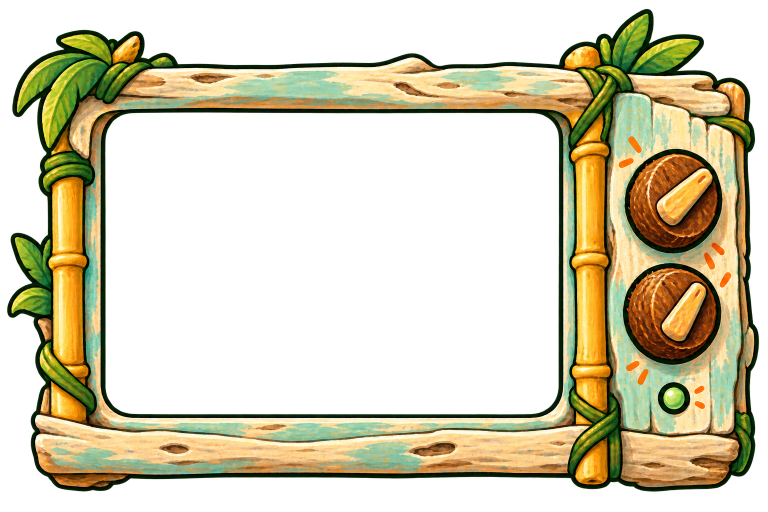
#> input picture src/games/johnny/ui/island-art/cabinet.png, 1536 x 1024 px (shown at 1/2 size)
$ python fgmatch.py ../../../src/games/johnny/ui/island-art/cabinet.png ../../../src/games/johnny/ui/island-art/objects.png
#> lines starting #> are read from the running program, lines starting #| are printed output that depends on the picture; after the words box and inside, x2 and y2 are one past the last pixel; in counts of white or black regions, pixels touching at a corner belong together
"""Best shift of ours' opaque foreground onto an original frame. `ours.png` is a
side-by-side debug image whose foreground panel starts at x=644 (640 + 4 px gap).
usage: fgmatch.py ours.png orig.png [x0 y0 x1 y1 restrict-bbox-in-ours] -- prints top shifts."""
import sys
import numpy as np
from PIL import Image

img = np.asarray(Image.open(sys.argv[1]).convert('RGB')).astype(int)
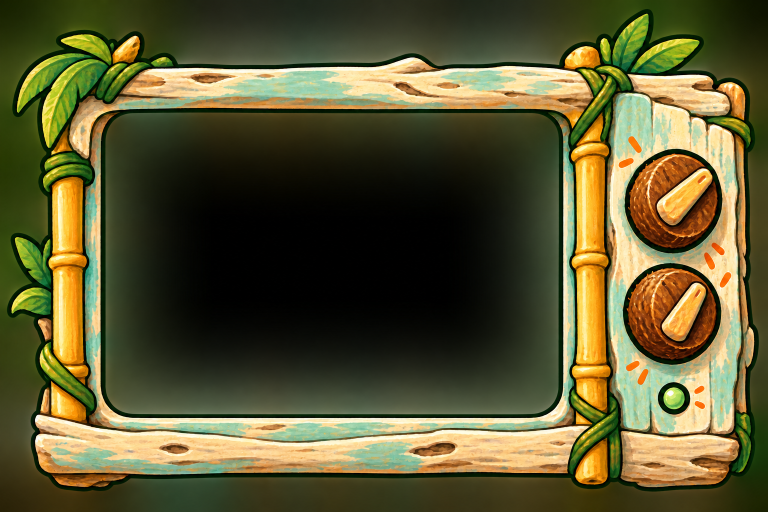
#> img: shape (1024, 1536, 3) int64 (shown at 1/2 size); mean R, G, B 91.6, 87.6, 49.9
fg = img[:, 644:644 + 640]
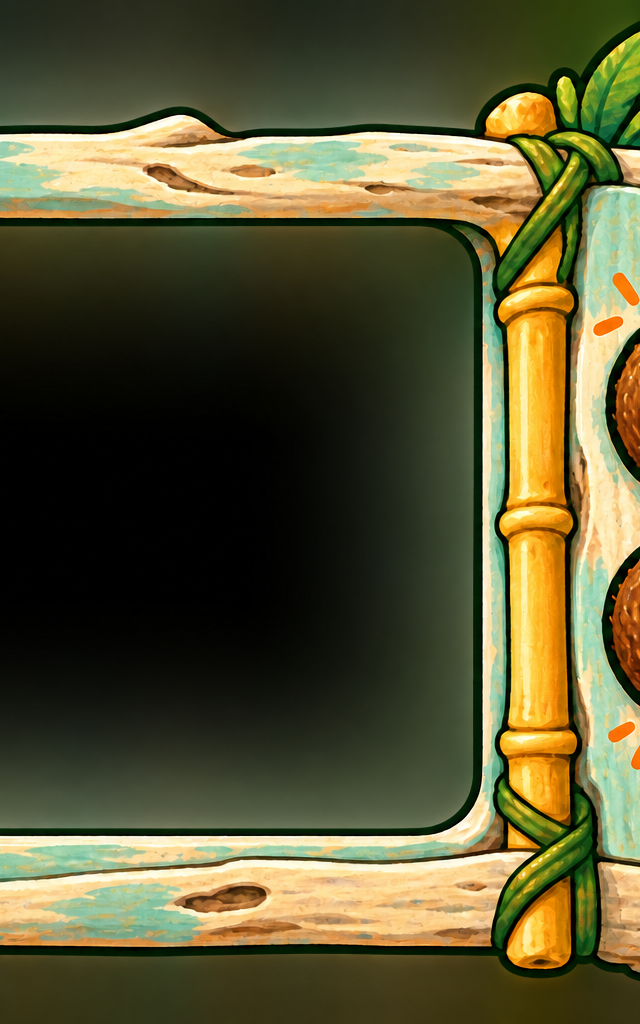
#> fg: shape (1024, 640, 3) int64; mean R, G, B 89.1, 85.3, 51.3
orig = np.asarray(Image.open(sys.argv[2]).convert('RGB')).astype(int)
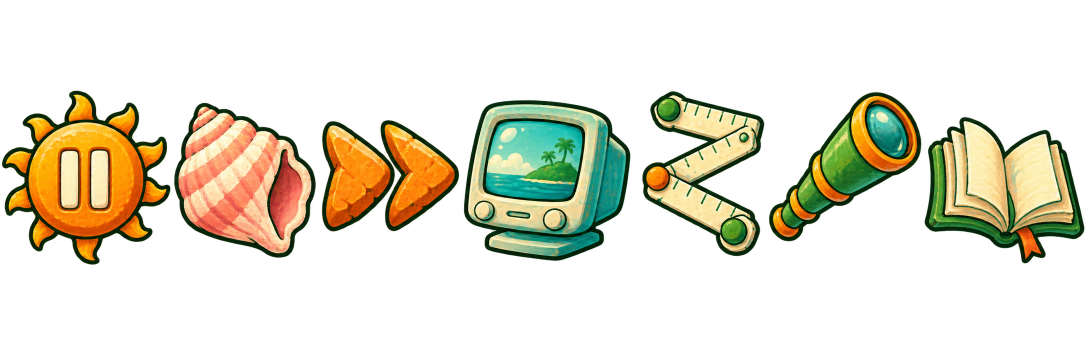
#> input picture src/games/johnny/ui/island-art/objects.png, 2172 x 724 px (shown at 1/2 size)
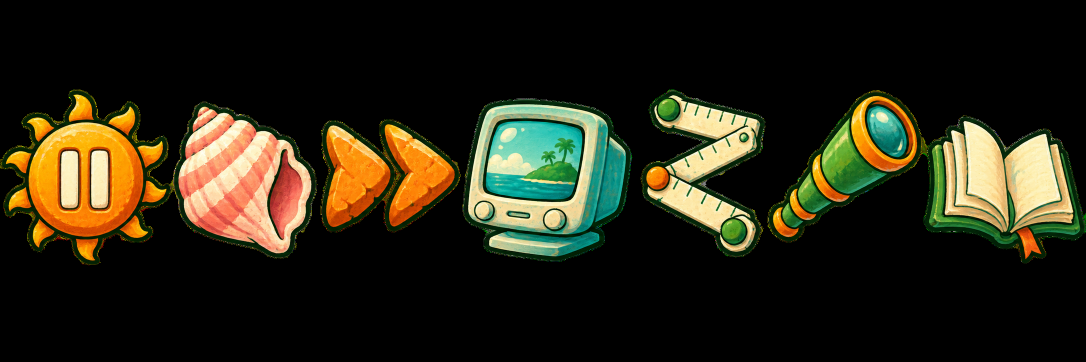
#> orig: shape (724, 2172, 3) int64 (shown at 1/2 size); mean R, G, B 41, 37.7, 21.2
mask = fg.sum(-1) > 0
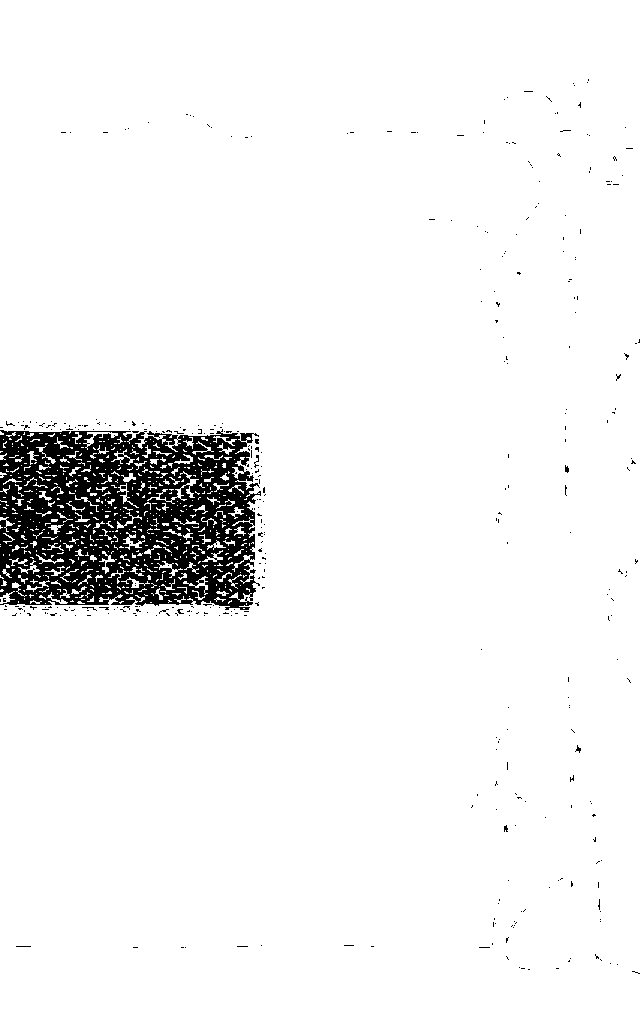
#> mask: shape (1024, 640) bool; 94.5% white; 368 black regions (363 under 20 px), largest, box (x1, y1, x2, y2) and area: (0, 429, 261, 610) 34500, (254, 455, 259, 468) 26, (565, 465, 569, 473) 23, (575, 745, 581, 753) 21, (504, 825, 508, 832) 20
if len(sys.argv) > 3:
    x0, y0, x1, y1 = map(int, sys.argv[3:7])
    m2 = np.zeros_like(mask); m2[y0:y1, x0:x1] = True; mask &= m2
ys, xs = np.nonzero(mask)
print('fg px', mask.sum(), 'bbox', xs.min(), ys.min(), xs.max(), ys.max())
#| fg px 619453 bbox 0 0 639 1023
res = []
for dy in range(-100, 101):
    for dx in range(-100, 101):
        ty, tx = ys + dy, xs + dx
        ok = (ty >= 0) & (ty < 480) & (tx >= 0) & (tx < 640)
#> (the run stopped early here; a loop or call above may not have finished)
